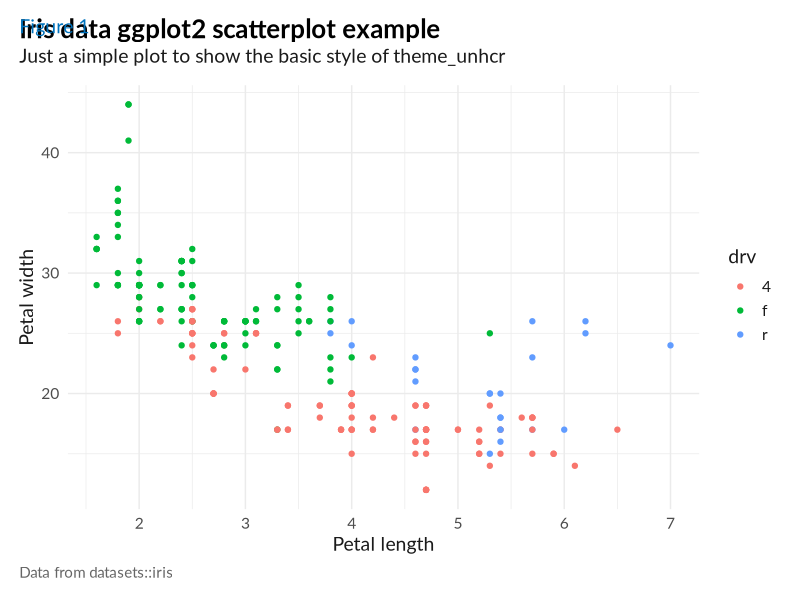

This figure's R source:
library(ggplot2)

theme_test_2 <- function(base_family = "Lato", base_size = 14) {
  
  black <- "#000000"
  dark <- "#1A1A1A"
  medium <- "#666666"
  blue <- "#0072BC"

  
  rel_large <- 12 / 9
  rel_small <- 8 / 9
  rel_tiny <- 7 / 9
  line_size <- .5

  # work off of theme_minimal
  ret <- ggplot2::theme_minimal(base_family = base_family, base_size = base_size)
  ret <- ret + ggplot2::theme(line = ggplot2::element_line(
    color = black, size = line_size, linetype = 1, lineend = "butt"
    ))
  ret <- ret + ggplot2::theme(rect = ggplot2::element_rect(
    fill = NA, color = NA, size = line_size, linetype = 1
    ))
  ret <- ret + ggplot2::theme(text = ggplot2::element_text(
    family = base_family, face = "plain", color = dark,
    size = base_size, hjust = 0.5, vjust = 0.5, angle = 0, lineheight = .9,
    margin = margin(), debug = FALSE))

  ret <- ret + ggplot2::theme(plot.title = ggplot2::element_text(
    size = rel(rel_large), color = black, face = "bold",
    hjust = 0, vjust = 1,
    margin = ggplot2::margin(b = base_size * 1/3),
  ))
  ret <- ret + ggplot2::theme(plot.subtitle = ggplot2::element_text(
    size = base_size, color = dark, face = "plain",
    hjust = 0, vjust = 1,
    margin = ggplot2::margin(b = base_size)
  ))
  ret <- ret + ggplot2::theme(plot.title.position = "plot")

  ret <- ret + ggplot2::theme(plot.caption = ggplot2::element_text(
    size = rel(rel_tiny), color = medium,
    hjust = 0, vjust = 1,
    margin = ggplot2::margin(t = base_size * 2 / 3)
  ))
  ret <- ret + ggplot2::theme(plot.caption.position = "plot")

  ret <- ret + ggplot2::theme(plot.tag = ggplot2::element_text(
    size = base_size, color = blue,
    hjust = 0, vjust = 1
  ))
  ret <- ret + ggplot2::theme(plot.tag.position = c(0, 1))
  
  ret <- ret + ggplot2::theme(plot.margin = ggplot2::margin(base_size, base_size, base_size, base_size))

  ret
}


mpg |> ggplot(aes(displ, hwy)) +
  geom_point(aes(color = drv)) +
  labs(
    x = "Petal length", y = "Petal width",
    title = "Iris data ggplot2 scatterplot example",
    subtitle = "Just a simple plot to show the basic style of theme_unhcr",
    caption = "Data from datasets::iris",
    tag = "Figure 1"
  ) +
  theme_test_2()
